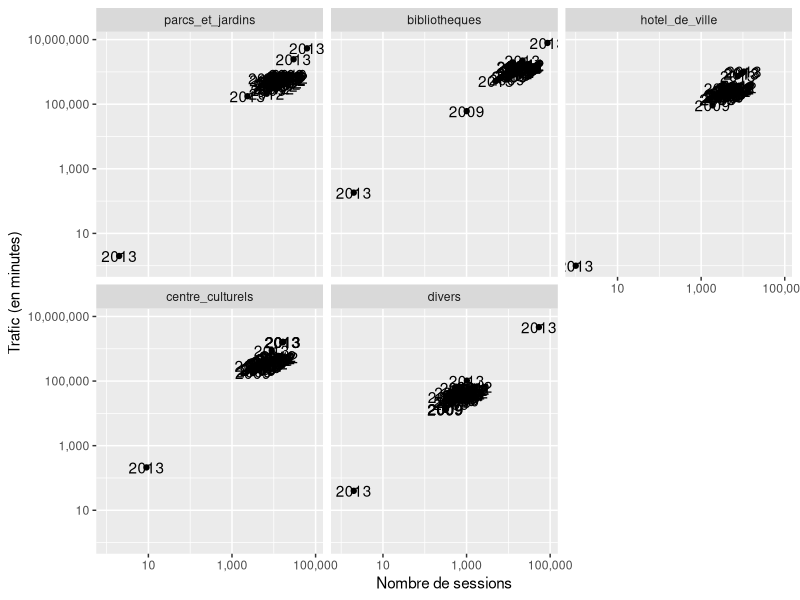
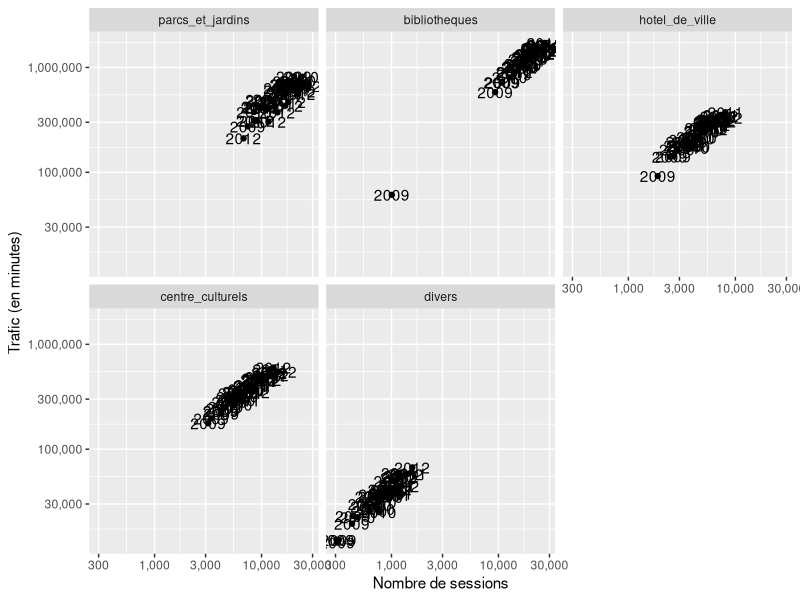

The R source for these figures, in order: (Note: this script raises an error after producing the figures.)
library(reshape2)
library(plyr)
library(ggplot2)
library(scales)

paris.raw <- read.csv('data/paris.csv', sep = ';')
paris.raw$mois <- factor(paris.raw$mois, levels = c(
  'Janvier',
  'Février',
  'Mars',
  'Avril',
  'Mai',
  'Juin',
  'Juillet',
  'Août',
  'Septembre',
  'Octobre',
  'Novembre',
  'Décembre'
))

endroits <- c(
  "total",
  "parcs_et_jardins",
  "bibliotheques",
  "hotel_de_ville",
  "centre_culturels",
  "divers"
)
columns.sites.ouverts <- c(
  "mois",
  "annee",
  "sites_ouverts_total",
  "sites_ouverts_parcs_et_jardins",
  "sites_ouverts_bibliotheques",
  "sites_ouverts_hotel_de_ville",
  "sites_ouvertes_centre_culturel_s",
  "sites_ouverts_divers"
)
columns.trafic <- c(
  "mois",
  "annee",
  "trafic_en_minutes_total",
  "trafic_en_minutes_parcs_et_jardi",
  "trafic_en_minutes_bibliotheques",
  "trafic_en_minutes_hotel_de_ville",
  "trafic_en_minutes_centre_culture",
  "trafic_en_minutes_divers"
)
columns.sessions <- c(
  "mois",
  "annee",
  "nombre_session_total",
  "nombre_session_parcs_et_jardins",
  "nombre_de_sessions_bibliotheques",
  "nombre_de_sessions_hotel_de_vill",
  "nombre_de_sessions_centre_cultur",
  "nombre_de_sessions_divers"
)

paris.sites.ouverts <- melt(paris.raw[columns.sites.ouverts],
   c('annee','mois'), variable.name = 'endroit', value.name = 'sites.ouverts')
levels(paris.sites.ouverts$endroit) <- endroits

paris.trafic <- melt(paris.raw[columns.trafic],
   c('annee','mois'), variable.name = 'endroit', value.name = 'trafic')
levels(paris.trafic$endroit) <- endroits

paris.sessions <- melt(paris.raw[columns.sessions],
   c('annee','mois'), variable.name = 'endroit', value.name = 'sessions')
levels(paris.sessions$endroit) <- endroits

paris.rapport <- paris.raw[c(
  'annee',
  'mois',
  'nombre_de_minutes_session',
  'nbr_de_go_total',
  'nbr_de_mo_session'
)]
names(paris.rapport)[3:5] <- c('minutes.par.session', 'gigaoctets.total','megaoctets.par.session')

paris <- join(paris.sites.ouverts, join(paris.trafic, paris.sessions))
paris$trafic <- as.numeric(sub(',', '.', gsub(' ', '', paris$trafic)))
paris <- subset(paris, endroit != 'total')
paris$endroit <- factor(paris$endroit, levels = unique(paris$endroit))

eda <- function() {
  plot(sessions ~ endroit, data = paris)
  plot(sessions ~ trafic, data = paris)
  plot(sessions ~ trafic + endroit, data = paris)
}

paris.molten <- melt(na.omit(paris), c('annee', 'mois','endroit'),c('trafic','sites.ouverts','sessions'))

Sys.setlocale('LC_TIME', 'fr_FR.UTF-8')
paris.molten$date <- strptime(paste(paris.molten$annee, paris.molten$mois, '1'), '%Y %B %d')
paris.molten$annee <- NULL
paris.molten$mois <- NULL

p1 <- ggplot(paris.molten) + aes(x = date, y = value, group = variable, color = variable) +
  geom_line() + facet_wrap(~endroit) + scale_y_log10('', labels = comma)

p2 <- ggplot(paris) + aes(x = sessions, y = trafic, label = annee) +
  geom_point() + facet_wrap(~endroit) + scale_y_log10('Trafic (en minutes)', labels = comma) +
  scale_x_log10('Nombre de sessions', labels = comma) + geom_text()

m2 <- lm(log(trafic) ~  endroit + log(sessions), data = paris)

p3 <- ggplot(subset(paris, annee != 2013)) + aes(x = sessions, y = trafic, label = annee) +
  geom_point() + facet_wrap(~endroit) + scale_y_log10('Trafic (en minutes)', labels = comma) +
  scale_x_log10('Nombre de sessions', labels = comma) + geom_text()

m3 <- lm(log(trafic) ~  endroit + log(sessions), data = subset(paris, annee != 2013))

p4 <- ggplot(subset(paris.molten, date < as.POSIXct('2013-01-01'))) +
  aes(x = date, y = value, group = variable, color = variable) +
  geom_line() + facet_wrap(~endroit) + scale_y_log10('', labels = comma)

